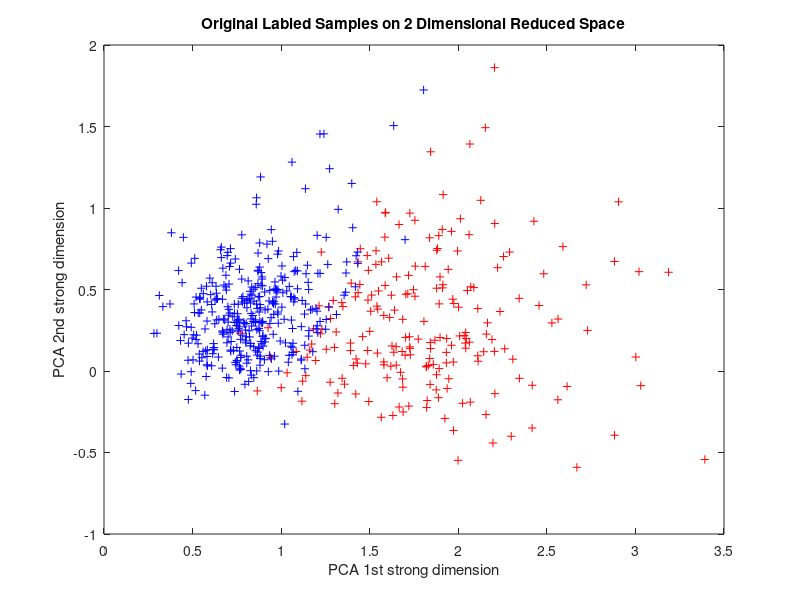

Recreate this plot in MATLAB. (Note: this script raises an error after producing the figure.)
close all;
clear all;
clc;
%% PCA graph 0
load('BreastCancerData.mat');
N = size(X,2);
d = size(X,1);
X = X - min(X,[],2);
X = X./repmat(max(X,[],2), 1, N);

coeff = pca(X');
dim1 = coeff(:,1);
dim2 = coeff(:,2);

X1pca = dim1'*X;
X2pca = dim2'*X;

figure()
plot(X1pca(y==1),X2pca(y==1),'r+')
hold on 
plot(X1pca(y==0),X2pca(y==0),'b+')
xlabel('PCA 1st strong dimension')
ylabel('PCA 2nd strong dimension')
title('Original Labled Samples on 2 Dimensional Reduced Space')


%%
train_precent = 0.8;
N = size(X,2);
num_train_samples= floor(train_precent*N);
rand_indx = randperm(N);
X_train = X(:,rand_indx(1:num_train_samples));
y_train = y(rand_indx(1:num_train_samples));
X_test = X(:,rand_indx(num_train_samples+1:end));
y_test = y(rand_indx(num_train_samples+1:end));

%% K means
[yK ,Centers, KmeanError] = K_means(X,2);

figure()
plot(X1pca(yK==1),X2pca(yK==1),'r+')
hold on 
plot(X1pca(yK==2),X2pca(yK==2),'b+')
xlabel('PCA 1st strong dimension')
ylabel('PCA 2nd strong dimension')
title('K-Means Labled Samples on 2 Dimensional Reduced Space')


[yK ,Centers, KmeanError] = K_means(X,3);

figure()
plot(X1pca(yK==1),X2pca(yK==1),'r+')
hold on 
plot(X1pca(yK==2),X2pca(yK==2),'b+')
plot(X1pca(yK==3),X2pca(yK==3),'g+')
xlabel('PCA 1st strong dimension')
ylabel('PCA 2nd strong dimension')
title('K-Means Labled Samples on 2 Dimensional Reduced Space')

%% Supervised Binary Classification

 tic
 trainedStats = naiveBayesTrain(X_train, y_train);
 toc
 tic
 [y_pred_test, err_test]   = naiveBayesTest(X_test, y_test, trainedStats);
 toc
 tic
 [y_pred_train, err_train] = naiveBayesTest(X_train, y_train, trainedStats);
 toc

 %% Logistic Regression
% K=10; %num of groups for training
% group_size = floor(num_train_samples/K);
% for i =1:K-1
%     mini_train_sets{i} = X_train(:,(i-1)*group_size+1:i*group_size);
%     mini_y_sets{i} = y_train((i-1)*group_size+1:i*group_size);
% end
% mini_train_sets{K} = X_train(:,i*group_size+1:end);
% mini_y_sets{K} = y_train(i*group_size+1:end);
% 
% rep =40;
% idx = [];
% for i = 1:rep
%     idx = [idx randperm(K,K)];
% end
% 
% % eta = linspace(1e-3, 5e-6, rep);
% % etaVec = linspace(0.1, 5e-9, rep);
% etaVec = 1;
% len = length(etaVec);
% 
% for i = 1:len
%     curTestSamplesCols = 1:size(mini_train_sets,2);
%     curXtrain = mini_train_sets(curTestSamplesCols ~= idx(i));
%     curYtrain = mini_y_sets(curTestSamplesCols ~= idx(i));
%     curXval = mini_train_sets(curTestSamplesCols == idx(i));
%     curYval = mini_y_sets(curTestSamplesCols == idx(i));
%     X_train_no_val = [];
%     y_train_no_val = [];
%     for j = 1:length(curXtrain)
%         X_train_no_val = [curXtrain{j} X_train_no_val];
%         y_train_no_val = [curYtrain{j}; y_train_no_val];
%     end 
%     trained_teta = logisticRegTrain(X_train_no_val,y_train_no_val, 500, etaVec(i));
%     y_predicted = logisticRegTest(curXval{1},trained_teta);
%     err(i) = 100*sum(abs(curYval{1}-y_predicted))/length(y_predicted)
% end
% 
% [~, bestEtaidx] = min(err);
% eta = etaVec(bestEtaidx);

